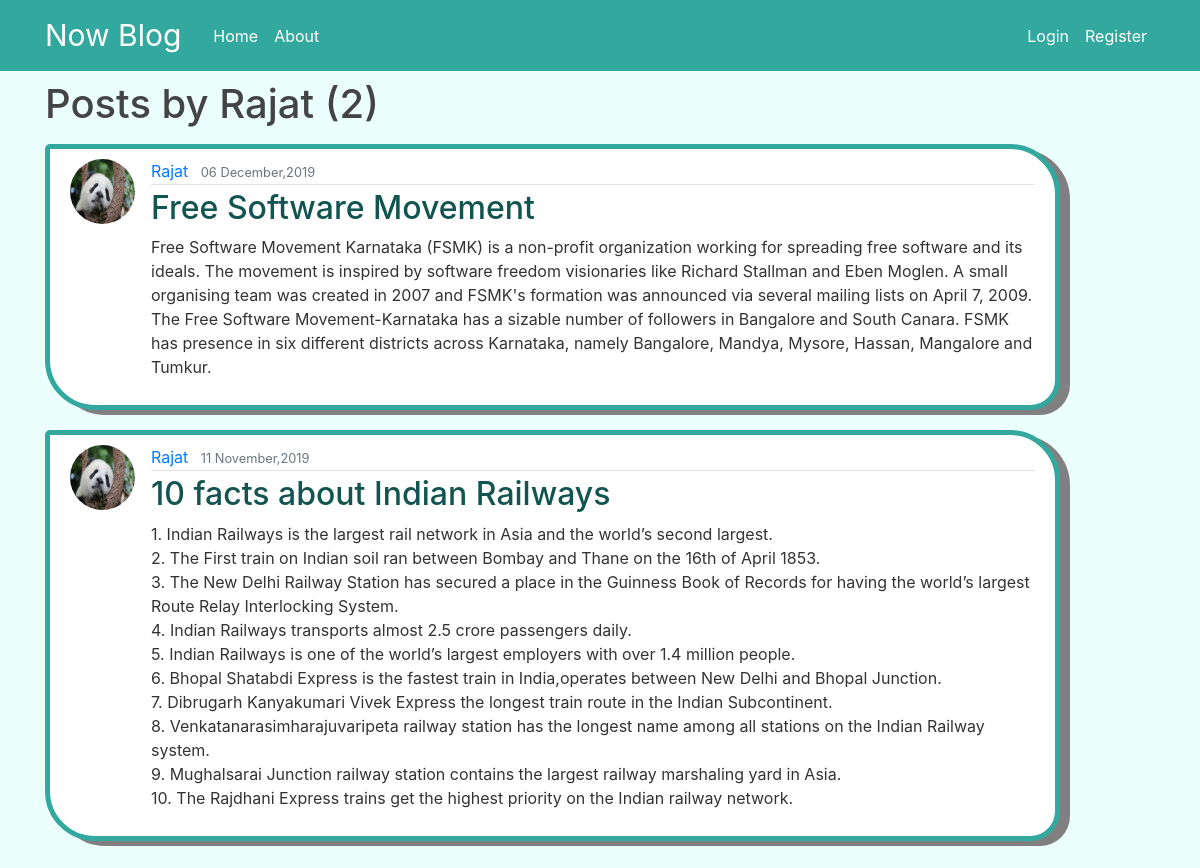
The app's page /user/Rajat with its own data.
### main_website/models.py (models this page shows, shortened)
class Post(models.Model):
	title=models.CharField(max_length=100)
	content=models.TextField()
	date_posted=models.DateTimeField(default=timezone.now)
	author=models.ForeignKey(User, on_delete=models.CASCADE)
	con_image=models.ImageField(default='panda.jpg',upload_to='content_images')

### users/models.py (models this page shows, shortened)
class Profile(models.Model):
	user=models.OneToOneField(User, on_delete=models.CASCADE)
	pro_image=models.ImageField(default='default.jpg',upload_to='profile_pics')

### main_website/views.py (the view)
# urls.py: path('user/<str:username>', UserPostListView.as_view() , name='user_posts'),
class UserPostListView(ListView):
        model=Post
        template_name='main_website/user_posts.html'
        context_object_name='posts'
        paginate_by = 5
        def get_queryset(self):
                user = get_object_or_404(User, username=self.kwargs.get('username'))
                return Post.objects.filter(author=user).order_by('-date_posted')

### main_website/templates/main_website/user_posts.html (shortened to what this page needs)
{%extends "main_website/base.html"%}
{%block content%}
	<h1 class="mb-3"> Posts by {{view.kwargs.username}} ({{page_obj.paginator.count}})</h1>
	{%for post in posts%}
		<article class="media content-section">
		  <img class="rounded-circle article-img" src="{{post.author.profile.pro_image.url}}">
		  <div class="media-body">
		    <div class="article-metadata">
		      <a class="mr-2" href="{%url 'user_posts' post.author.username%}">{{ post.author }}</a>
		      <small class="text-muted">{{ post.date_posted|date:"d F,Y" }}</small>
		    </div>
		    <h2><a class="article-title" href="{%url 'post-detail' post.id%}">{{ post.title }}</a></h2>
		    <p class="article-content">{{ post.content }}</p>
		  </div>
		</article>
	{%endfor%}
{%endblock content%}

### main_website/static/main_website/main.css (style rules this page uses)
body { background: #ebfffd; color: #333333; margin-top: 5rem; }
h1, h2, h3, h4, h5, h6 { color: #444444; }
.content-section { background: #ffffff; padding: 10px 20px; border: 5px solid #32a89e; border-radius: 5px 50px 30px 50px; margin-bottom: 20px; box-shadow: 10px 5px grey; }
.article-title { color: #12544f; }
.article-content { white-space: pre-line; }
.article-img { height: 65px; width: 65px; margin-right: 16px; }
.article-metadata { padding-bottom: 1px; margin-bottom: 4px; border-bottom: 1px solid #e3e3e3 }

### records on screen
Post: author.profile.pro_image (picture), author "Rajat", date_posted "06 December,2019", title "Free Software Movement", content "Free Software Movement Karnataka (FSMK) is a non-profit organization working for spreading free software and its ideals. The movement is inspired by software freedom visionaries like Richard Stallman and Eben Moglen. A small organising team was created in 2007 and FSMK's formation was announced via several mailing lists on April 7, 2009. The Free Software Movement-Karnataka has a sizable number of followers in Bangalore and South Canara. FSMK has presence in six different districts across Karnataka, namely Bangalore, Mandya, Mysore, Hassan, Mangalore and Tumkur."
Post: author.profile.pro_image (picture), author "Rajat", date_posted "11 November,2019", title "10 facts about Indian Railways", content "1. Indian Railways is the largest rail network in Asia and the world’s second largest. 2. The First train on Indian soil ran between Bombay and Thane on the 16th of April 1853. 3. The New Delhi Railway Station has secured a place in the Guinness Book of Records for having the world’s largest Route Relay Interlocking System. 4. Indian Railways transports almost 2.5 crore passengers daily. 5. Indian Railways is one of the world’s largest employers with over 1.4 million people. 6. Bhopal Shatabdi Express is the fastest train in India,operates between New Delhi and Bhopal Junction. 7. Dibrugarh Kanyakumari Vivek Express the longest train route in the Indian Subcontinent. 8.…"

### other values on screen
{{ view.kwargs.username }} "Rajat"
{{ page_obj.paginator.count }} "2"
